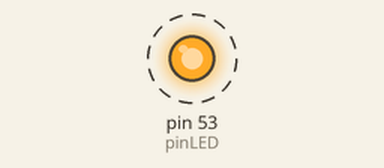
The sketch below on a simulated Arduino Mega 2560, built with avr-gcc and run on an emulated ATmega2560. Parts: output pins drawn as LEDs (lit = HIGH). Dashed ring = blinking.

Above: at 0.2 s.
Timing chart, 0 to 3.0 s (numbered marks = the images above):
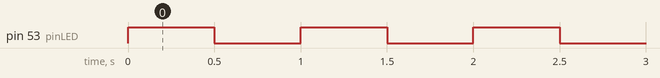

The sketch:

arduino1_generator.ino
```cpp
const int pinLED = 53;

void setup() {
  // put your setup code here, to run once:
  pinMode(pinLED,OUTPUT);
}

void loop() {
  // put your main code here, to run repeatedly:
  digitalWrite(pinLED,HIGH);
  delay(500);
  digitalWrite(pinLED,LOW);
  delay(500);


}
```

Measured:
- by itself, pin 53 (pinLED): alternates HIGH for 0.50 s and LOW for 0.50 s
